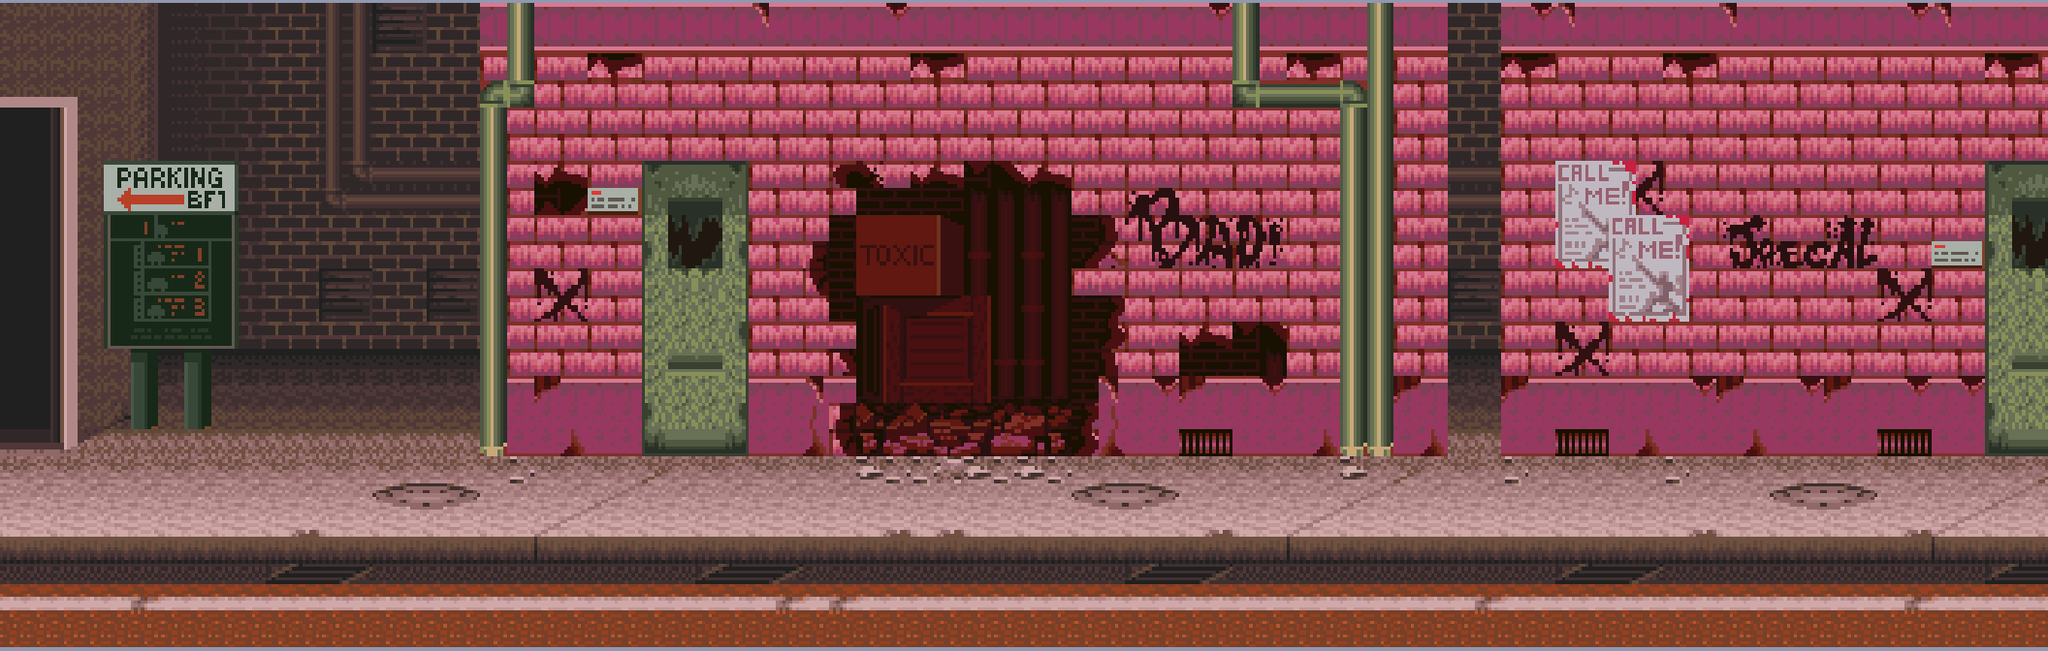

Tiled map render using the project's own tile images. Description and the map definition, with tile-layer contents summarised, below:
An orthogonal 66x21 tile map with 32x32 px tiles, 3 tile layers (collisionLayer, floor, wall) and 3 objects (spawn, punkSpawn1, enemySpawn1).

<map version="1.0" orientation="orthogonal" renderorder="right-down" width="66" height="21" tilewidth="32" tileheight="32" nextobjectid="4">
 <tileset firstgid="1" name="alleyMapTileSet" tilewidth="32" tileheight="32" tilecount="3318" columns="158">
  <image source="../backgrounds/alleyMapTileSet.png" width="5085" height="672" />
 </tileset>
 <layer name="collisionLayer" width="66" height="21">
  <data>[1386 cells, 858 non-empty, 849 distinct tile ids]</data>
 </layer>
 <layer name="floor" width="66" height="21">
  <data>[1386 cells, 396 non-empty, 396 distinct tile ids]</data>
 </layer>
 <layer name="wall" width="66" height="21">
  <data>[1386 cells, 990 non-empty, 990 distinct tile ids]</data>
 </layer>
 <objectgroup name="objects">
  <object id="1" name="spawn" x="45.4545" y="521.212" width="30.303" height="36.3636" />
  <object id="2" name="punkSpawn1" x="551.515" y="539.394" width="42.4242" height="39.3939" />
  <object id="3" name="enemySpawn1" x="939.394" y="554.545" />
 </objectgroup>
</map>